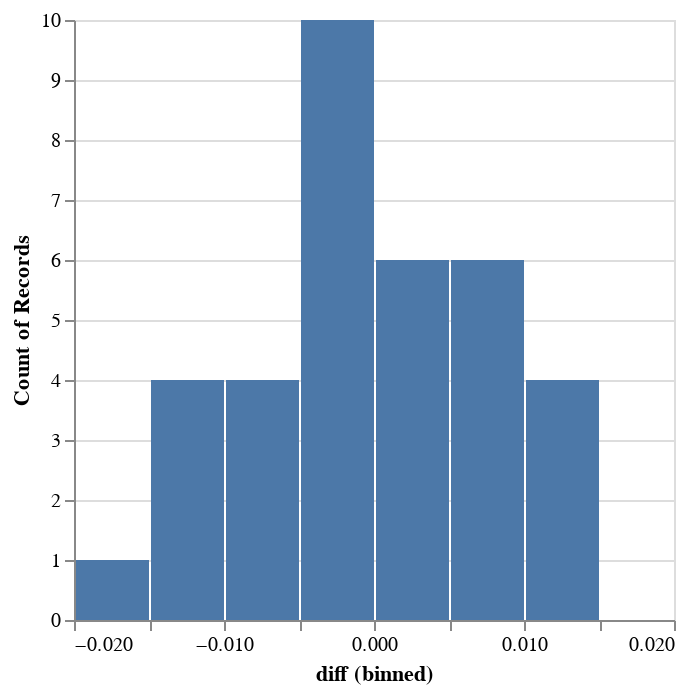

Here is the notebook cell this chart was saved with:
### Code cell
(
    alt.Chart(pl.DataFrame({'diff': res.null_distribution}))
    .mark_bar()
    .encode(
        alt.X('diff', bin=True),
        alt.Y('count()')))

### Figure 1 — Vega-Lite specification as saved in the notebook (floating-point values rounded to 4 significant figures)
{"config": {"view": {"continuousWidth": 300, "continuousHeight": 300}}, "data": {"name": "data-ea03258945ba5b9e2e692d5602a5de22"}, "mark": {"type": "bar"}, "encoding": {"x": {"bin": true, "field": "diff", "type": "quantitative"}, "y": {"aggregate": "count", "type": "quantitative"}}, "$schema": "https://vega.github.io/schema/vega-lite/v5.16.3.json", "datasets": {"data-ea03258945ba5b9e2e692d5602a5de22": [{"diff": -0.01312}, {"diff": 0.002275}, {"diff": -0.001925}, {"diff": -0.01225}, {"diff": 0.001692}, {"diff": -0.002508}, {"diff": -0.01283}, {"diff": 0.01289}, {"diff": 0.002567}, {"diff": -0.001633}, {"diff": 0.001225}, {"diff": -0.002975}, {"diff": -0.0133}, {"diff": 0.01243}, {"diff": 0.0021}, {"diff": -0.0021}, {"diff": 0.01184}, {"diff": 0.001517}, {"diff": -0.002683}, {"diff": 0.01272}, {"diff": -0.0021}, {"diff": -0.0063}, {"diff": -0.01662}, {"diff": 0.0091}, {"diff": -0.001225}, {"diff": -0.005425}, {"diff": 0.008517}, {"diff": -0.001808}, {"diff": -0.006008}, {"diff": 0.009392}, {"diff": 0.00805}, {"diff": -0.002275}, {"diff": -0.006475}, {"diff": 0.008925}, {"diff": 0.008342}]}}
